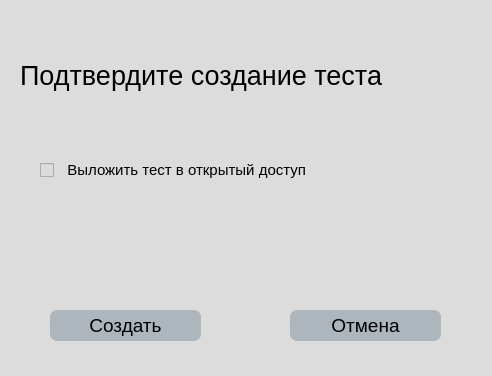
<?xml version="1.0" encoding="UTF-8"?>
<ui version="4.0">
 <class>Form</class>
 <widget class="QWidget" name="Form">
  <property name="geometry">
   <rect>
    <x>0</x>
    <y>0</y>
    <width>492</width>
    <height>376</height>
   </rect>
  </property>
  <property name="windowTitle">
   <string>Form</string>
  </property>
  <property name="styleSheet">
   <string notr="true">background-color: rgb(220,220,220);</string>
  </property>
  <widget class="QCheckBox" name="post_checkBox">
   <property name="geometry">
    <rect>
     <x>40</x>
     <y>160</y>
     <width>281</width>
     <height>20</height>
    </rect>
   </property>
   <property name="font">
    <font>
     <pointsize>11</pointsize>
    </font>
   </property>
   <property name="layoutDirection">
    <enum>Qt::LeftToRight</enum>
   </property>
   <property name="text">
    <string>  Выложить тест в открытый доступ</string>
   </property>
  </widget>
  <widget class="QLabel" name="label">
   <property name="geometry">
    <rect>
     <x>20</x>
     <y>60</y>
     <width>391</width>
     <height>31</height>
    </rect>
   </property>
   <property name="font">
    <font>
     <pointsize>20</pointsize>
    </font>
   </property>
   <property name="text">
    <string>Подтвердите создание теста</string>
   </property>
  </widget>
  <widget class="QPushButton" name="create_button">
   <property name="geometry">
    <rect>
     <x>50</x>
     <y>310</y>
     <width>151</width>
     <height>31</height>
    </rect>
   </property>
   <property name="font">
    <font>
     <pointsize>14</pointsize>
    </font>
   </property>
   <property name="styleSheet">
    <string notr="true">background-color: rgb(173,181,189);
border-radius: 7px</string>
   </property>
   <property name="text">
    <string>Создать</string>
   </property>
  </widget>
  <widget class="QPushButton" name="cancel_button">
   <property name="geometry">
    <rect>
     <x>290</x>
     <y>310</y>
     <width>151</width>
     <height>31</height>
    </rect>
   </property>
   <property name="font">
    <font>
     <pointsize>14</pointsize>
    </font>
   </property>
   <property name="styleSheet">
    <string notr="true">background-color: rgb(173,181,189);
border-radius: 7px</string>
   </property>
   <property name="text">
    <string>Отмена</string>
   </property>
  </widget>
 </widget>
 <resources/>
 <connections/>
</ui>
